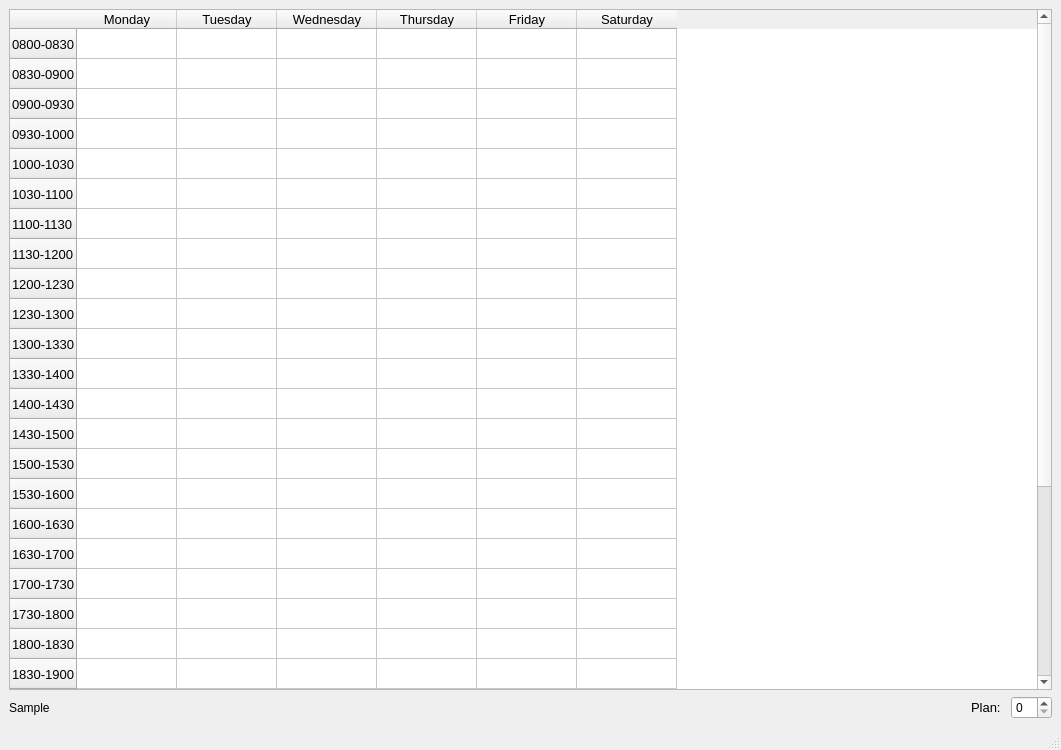
<?xml version="1.0" encoding="UTF-8"?>
<ui version="4.0">
 <class>MainWindow</class>
 <widget class="QMainWindow" name="MainWindow">
  <property name="geometry">
   <rect>
    <x>0</x>
    <y>0</y>
    <width>1061</width>
    <height>750</height>
   </rect>
  </property>
  <property name="minimumSize">
   <size>
    <width>1061</width>
    <height>750</height>
   </size>
  </property>
  <property name="windowTitle">
   <string>Auto STAR Planner</string>
  </property>
  <property name="windowIcon">
   <iconset resource="../../res/resources.qrc">
    <normaloff>:/planner.png</normaloff>:/planner.png</iconset>
  </property>
  <widget class="QWidget" name="centralwidget">
   <layout class="QVBoxLayout" name="verticalLayout">
    <item>
     <widget class="QTableWidget" name="plannerTable">
      <property name="enabled">
       <bool>true</bool>
      </property>
      <property name="minimumSize">
       <size>
        <width>0</width>
        <height>0</height>
       </size>
      </property>
      <property name="font">
       <font>
        <family>Arial</family>
        <pointsize>10</pointsize>
       </font>
      </property>
      <property name="focusPolicy">
       <enum>Qt::NoFocus</enum>
      </property>
      <property name="editTriggers">
       <set>QAbstractItemView::NoEditTriggers</set>
      </property>
      <row>
       <property name="text">
        <string>0800-0830</string>
       </property>
      </row>
      <row>
       <property name="text">
        <string>0830-0900</string>
       </property>
      </row>
      <row>
       <property name="text">
        <string>0900-0930</string>
       </property>
      </row>
      <row>
       <property name="text">
        <string>0930-1000</string>
       </property>
      </row>
      <row>
       <property name="text">
        <string>1000-1030</string>
       </property>
      </row>
      <row>
       <property name="text">
        <string>1030-1100</string>
       </property>
      </row>
      <row>
       <property name="text">
        <string>1100-1130</string>
       </property>
      </row>
      <row>
       <property name="text">
        <string>1130-1200</string>
       </property>
      </row>
      <row>
       <property name="text">
        <string>1200-1230</string>
       </property>
      </row>
      <row>
       <property name="text">
        <string>1230-1300</string>
       </property>
      </row>
      <row>
       <property name="text">
        <string>1300-1330</string>
       </property>
      </row>
      <row>
       <property name="text">
        <string>1330-1400</string>
       </property>
      </row>
      <row>
       <property name="text">
        <string>1400-1430</string>
       </property>
      </row>
      <row>
       <property name="text">
        <string>1430-1500</string>
       </property>
      </row>
      <row>
       <property name="text">
        <string>1500-1530</string>
       </property>
      </row>
      <row>
       <property name="text">
        <string>1530-1600</string>
       </property>
      </row>
      <row>
       <property name="text">
        <string>1600-1630</string>
       </property>
      </row>
      <row>
       <property name="text">
        <string>1630-1700</string>
       </property>
      </row>
      <row>
       <property name="text">
        <string>1700-1730</string>
       </property>
      </row>
      <row>
       <property name="text">
        <string>1730-1800</string>
       </property>
      </row>
      <row>
       <property name="text">
        <string>1800-1830</string>
       </property>
      </row>
      <row>
       <property name="text">
        <string>1830-1900</string>
       </property>
      </row>
      <row>
       <property name="text">
        <string>1900-1930</string>
       </property>
      </row>
      <row>
       <property name="text">
        <string>1930-2000</string>
       </property>
      </row>
      <row>
       <property name="text">
        <string>2000-2030</string>
       </property>
      </row>
      <row>
       <property name="text">
        <string>2030-2100</string>
       </property>
      </row>
      <row>
       <property name="text">
        <string>2100-2130</string>
       </property>
      </row>
      <row>
       <property name="text">
        <string>2130-2200</string>
       </property>
      </row>
      <row>
       <property name="text">
        <string>2200-2230</string>
       </property>
      </row>
      <row>
       <property name="text">
        <string>2230-2300</string>
       </property>
      </row>
      <row>
       <property name="text">
        <string>2300-2330</string>
       </property>
      </row>
      <column>
       <property name="text">
        <string>Monday</string>
       </property>
      </column>
      <column>
       <property name="text">
        <string>Tuesday</string>
       </property>
      </column>
      <column>
       <property name="text">
        <string>Wednesday</string>
       </property>
      </column>
      <column>
       <property name="text">
        <string>Thursday</string>
       </property>
      </column>
      <column>
       <property name="text">
        <string>Friday</string>
       </property>
      </column>
      <column>
       <property name="text">
        <string>Saturday</string>
       </property>
      </column>
     </widget>
    </item>
    <item>
     <layout class="QHBoxLayout" name="horizontalLayout">
      <item>
       <widget class="QLabel" name="overviewLbl">
        <property name="text">
         <string>Sample</string>
        </property>
       </widget>
      </item>
      <item>
       <spacer name="horizontalSpacer">
        <property name="orientation">
         <enum>Qt::Horizontal</enum>
        </property>
        <property name="sizeHint" stdset="0">
         <size>
          <width>40</width>
          <height>20</height>
         </size>
        </property>
       </spacer>
      </item>
      <item>
       <widget class="QLabel" name="planLbl">
        <property name="font">
         <font>
          <family>Arial</family>
          <pointsize>10</pointsize>
         </font>
        </property>
        <property name="text">
         <string>Plan: </string>
        </property>
       </widget>
      </item>
      <item>
       <widget class="QSpinBox" name="planSpinBox"/>
      </item>
     </layout>
    </item>
   </layout>
  </widget>
  <widget class="QMenuBar" name="menubar">
   <property name="geometry">
    <rect>
     <x>0</x>
     <y>0</y>
     <width>1061</width>
     <height>18</height>
    </rect>
   </property>
  </widget>
  <widget class="QStatusBar" name="statusbar"/>
  <action name="actionLoad_Class_Schedule">
   <property name="text">
    <string>Load Class Schedule</string>
   </property>
  </action>
  <action name="actionAdd_Courses">
   <property name="text">
    <string>Add Courses</string>
   </property>
  </action>
 </widget>
 <resources>
  <include location="../../res/resources.qrc"/>
 </resources>
 <connections/>
</ui>
